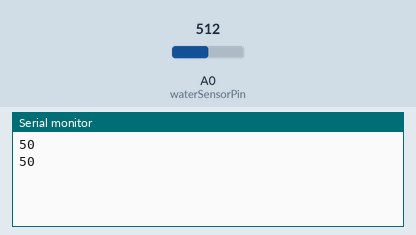
This sketch was run on a simulated Arduino Uno, built with avr-gcc and run on an emulated ATmega328P. Parts: the last lines printed to the serial monitor. The test bench sets the inputs (shaded band); at power-on: A0 (waterSensorPin) = 512.

Above: at 1.8 s.
1.9 s: A0 (waterSensorPin) set to 716
At 2.8 s:
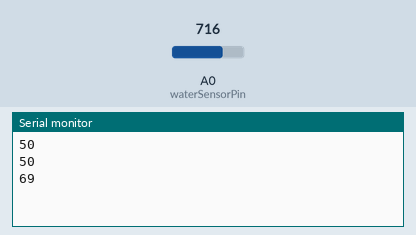
3.4 s: A0 (waterSensorPin) set to 900
At 4.3 s:
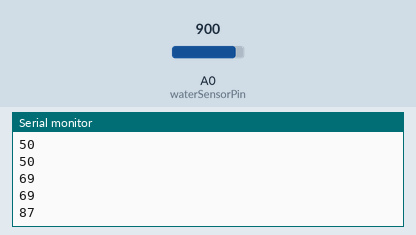
Timing chart, 0 to 6.4 s (numbered marks = the images above; inputs shaded):
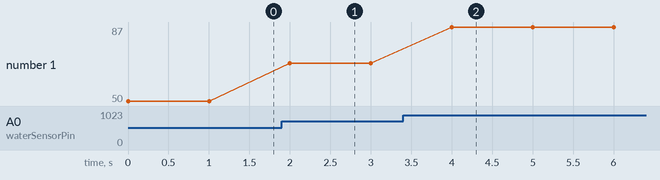

Measured:
- after the input at 1.9 s, the serial monitor: prints a new line after 0.10 s (image 1)
- after the input at 3.4 s, the serial monitor: prints a new line after 0.60 s (image 2)
- plotted number 1: 50 → 69 after the input at 1.9 s, 69 → 87 after the input at 3.4 s

The sketch:

F18L08_650910352.ino
```cpp
int waterSensorPin = A0;
int waterLevel = 0;

void setup() {
  Serial.begin(9600);
}

void loop() {
  waterLevel = analogRead(waterSensorPin);
  int waterPercentage = map(waterLevel, 0, 1023, 0, 100);

  Serial.println(waterPercentage);
  delay(1000);
}
```
